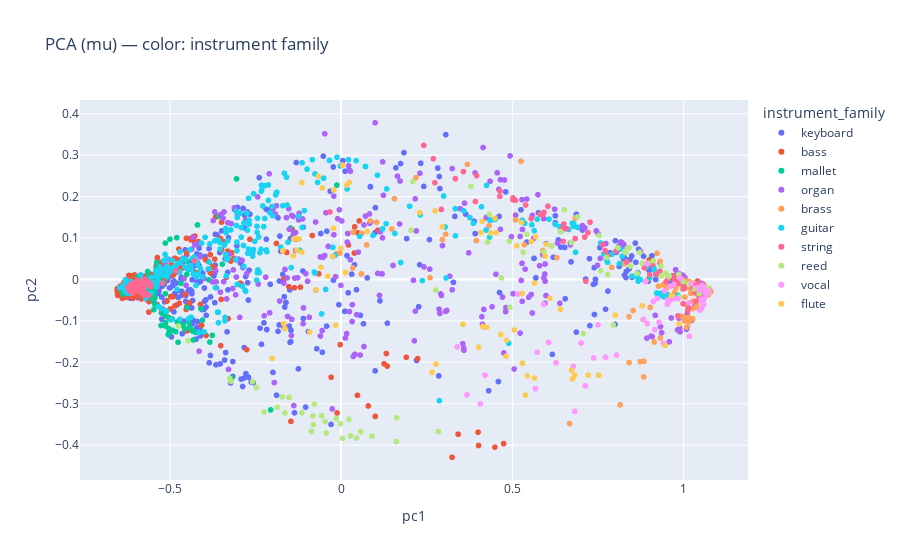
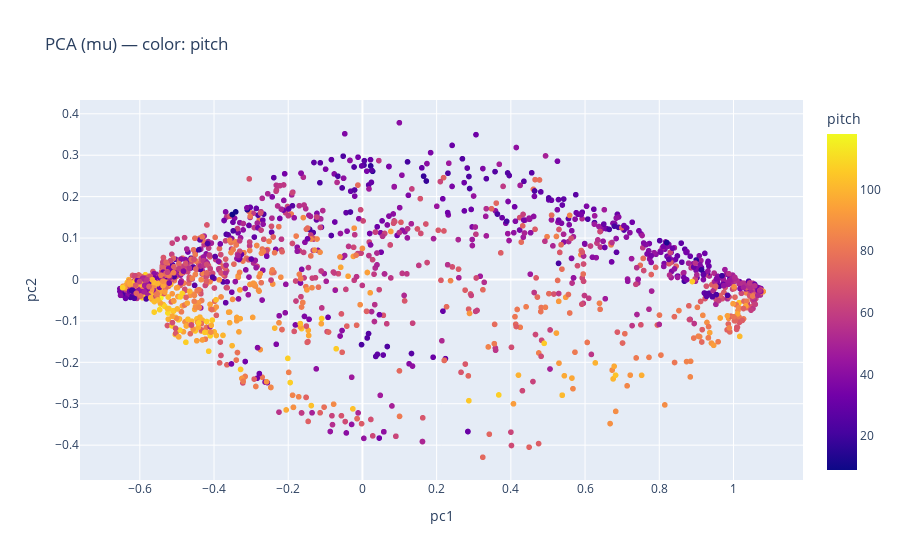

The cell these charts' notebook holds for them, in order:
### Code cell
import numpy as np
from sklearn.decomposition import PCA
import plotly.express as px

# --- Instrument family mapping (NSynth) ---
FAMILY_NAMES = {
    0: "bass",
    1: "brass",
    2: "flute",
    3: "guitar",
    4: "keyboard",
    5: "mallet",
    6: "organ",
    7: "reed",
    8: "string",
    9: "synth_lead",
    10: "vocal",
}

family_names = np.vectorize(FAMILY_NAMES.get)(family_all)

# --- PCA 2D ---
pca = PCA(n_components=2, random_state=SEED)
mu_pca = pca.fit_transform(mu_all)

print(
    "Explained variance ratio:",
    pca.explained_variance_ratio_,
    "| sum:",
    pca.explained_variance_ratio_.sum(),
)

# Data for plotly
data = {
    "pc1": mu_pca[:, 0],
    "pc2": mu_pca[:, 1],
    "pitch": pitch_all.astype(int),
    "instrument_family": family_names,  # <-- categórico
    "key": keys_all,
}

# --- Plot 1: color by instrument_family (categorical legend) ---
fig1 = px.scatter(
    data,
    x="pc1",
    y="pc2",
    color="instrument_family",
    hover_data=["pitch", "key"],
    title="PCA (mu) — color: instrument family",
)
fig1.show()

# --- Plot 2: color by pitch (continuous) ---
fig2 = px.scatter(
    data,
    x="pc1",
    y="pc2",
    color="pitch",
    hover_data=["instrument_family", "key"],
    title="PCA (mu) — color: pitch",
)
fig2.show()

### Figure 1 — Plotly figure (JSON) as saved in the notebook; plotly's stock layout.template omitted (floating-point values rounded to 4 significant figures; data arrays with more than 128 entries replaced by an {"elided": "..."} marker saying what was removed)
{"data": [{"customdata": {"elided": "372x2 mixed values"}, "hovertemplate": "instrument_family=keyboard<br>pc1=%{x}<br>pc2=%{y}<br>pitch=%{customdata[0]}<br>key=%{customdata[1]}<extra></extra>", "legendgroup": "keyboard", "marker": {"color": "#636efa", "symbol": "circle"}, "mode": "markers", "name": "keyboard", "showlegend": true, "type": "scattergl", "x": {"elided": "372 float values"}, "xaxis": "x", "y": {"elided": "372 float values"}, "yaxis": "y"}, {"customdata": {"elided": "447x2 mixed values"}, "hovertemplate": "instrument_family=bass<br>pc1=%{x}<br>pc2=%{y}<br>pitch=%{customdata[0]}<br>key=%{customdata[1]}<extra></extra>", "legendgroup": "bass", "marker": {"color": "#EF553B", "symbol": "circle"}, "mode": "markers", "name": "bass", "showlegend": true, "type": "scattergl", "x": {"elided": "447 float values"}, "xaxis": "x", "y": {"elided": "447 float values"}, "yaxis": "y"}, {"customdata": {"elided": "104x2 mixed values"}, "hovertemplate": "instrument_family=mallet<br>pc1=%{x}<br>pc2=%{y}<br>pitch=%{customdata[0]}<br>key=%{customdata[1]}<extra></extra>", "legendgroup": "mallet", "marker": {"color": "#00cc96", "symbol": "circle"}, "mode": "markers", "name": "mallet", "showlegend": true, "type": "scattergl", "x": [-0.6363, -0.5174, -0.4758, -0.5016, -0.4825, -0.5432, -0.5925, -0.5443, -0.476, -0.6305, -0.5514, -0.4931, -0.3829, -0.5255, -0.409, -0.5315, -0.5889, -0.3463, -0.6264, -0.4344, -0.5437, -0.4191, -0.6039, -0.5871, -0.5394, -0.3569, -0.559, -0.6216, -0.4678, -0.5777, -0.5764, -0.5614, -0.5541, -0.5529, -0.513, -0.5121, -0.4291, -0.4341, -0.6283, -0.6392, -0.588, -0.4465, -0.4442, -0.4782, -0.6325, -0.5645, -0.6377, -0.5243, -0.6238, -0.5801, -0.6359, -0.386, -0.4563, -0.6119, -0.5465, -0.5641, -0.5381, -0.5735, -0.5907, -0.4502, -0.4611, -0.4995, -0.4046, -0.637, -0.5991, -0.4922, -0.5839, -0.3758, -0.5127, -0.3196, -0.5567, -0.449, -0.6187, -0.4422, -0.305, -0.5566, -0.5045, -0.2056, -0.6135, -0.6055, -0.501, -0.599, -0.5627, -0.5921, -0.01223, -0.5124, -0.4794, -0.6082, -0.5468, -0.4607, -0.5037, -0.564, -0.4589, -0.4313, -0.5032, -0.5046, -0.5533, -0.6191, -0.4249, -0.6276, -0.4497, -0.622, -0.5127, -0.1478], "xaxis": "x", "y": [-0.02571, -0.006483, -0.1516, -0.1281, -0.1262, -0.04402, 0.006408, -0.03111, -0.1036, -0.03205, -0.0488, -0.09537, -0.1511, -0.1111, -0.07081, -0.00162, -0.01321, 0.03706, -0.01719, -0.1243, -0.06003, 0.1316, -0.01527, -0.02, 0.02718, 0.1531, -0.008007, -0.02832, -0.009306, -0.02724, -0.005048, -0.03038, -0.04021, 0.00324, -0.1123, -0.1043, 0.01405, -0.1218, -0.0186, -0.02921, -0.02076, 0.02386, -0.1037, -0.1024, -0.02884, 0.01916, -0.0215, -0.08092, -0.02299, -0.0341, -0.03557, -0.0009143, -0.1198, -0.02362, -0.0729, -0.03163, 0.04119, -0.02202, -0.01708, 0.01209, -0.1101, 0.09744, -0.09807, -0.02591, -0.01467, -0.1222, -0.02178, -0.1348, -0.03449, -0.2372, 0.005573, 0.04461, -0.0281, -0.1151, 0.2429, -0.03202, -0.1328, -0.3149, -0.01941, -0.01304, -0.09353, -0.01095, 0.00691, 0.003074, 0.2278, -0.08869, 0.1009, -0.0216, -0.01911, -0.1098, -0.1179, -0.02484, 0.00285, -0.146, -0.1303, 0.01608, -0.03506, -0.02625, -0.1277, -0.0278, -0.06749, -0.02621, 0.08785, 0.1241], "yaxis": "y"}, {"customdata": {"elided": "257x2 mixed values"}, "hovertemplate": "instrument_family=organ<br>pc1=%{x}<br>pc2=%{y}<br>pitch=%{customdata[0]}<br>key=%{customdata[1]}<extra></extra>", "legendgroup": "organ", "marker": {"color": "#ab63fa", "symbol": "circle"}, "mode": "markers", "name": "organ", "showlegend": true, "type": "scattergl", "x": {"elided": "257 float values"}, "xaxis": "x", "y": {"elided": "257 float values"}, "yaxis": "y"}, {"customdata": {"elided": "130x2 mixed values"}, "hovertemplate": "instrument_family=brass<br>pc1=%{x}<br>pc2=%{y}<br>pitch=%{customdata[0]}<br>key=%{customdata[1]}<extra></extra>", "legendgroup": "brass", "marker": {"color": "#FFA15A", "symbol": "circle"}, "mode": "markers", "name": "brass", "showlegend": true, "type": "scattergl", "x": {"elided": "130 float values"}, "xaxis": "x", "y": {"elided": "130 float values"}, "yaxis": "y"}, {"customdata": {"elided": "325x2 mixed values"}, "hovertemplate": "instrument_family=guitar<br>pc1=%{x}<br>pc2=%{y}<br>pitch=%{customdata[0]}<br>key=%{customdata[1]}<extra></extra>", "legendgroup": "guitar", "marker": {"color": "#19d3f3", "symbol": "circle"}, "mode": "markers", "name": "guitar", "showlegend": true, "type": "scattergl", "x": {"elided": "325 float values"}, "xaxis": "x", "y": {"elided": "325 float values"}, "yaxis": "y"}, {"customdata": {"elided": "130x2 mixed values"}, "hovertemplate": "instrument_family=string<br>pc1=%{x}<br>pc2=%{y}<br>pitch=%{customdata[0]}<br>key=%{customdata[1]}<extra></extra>", "legendgroup": "string", "marker": {"color": "#FF6692", "symbol": "circle"}, "mode": "markers", "name": "string", "showlegend": true, "type": "scattergl", "x": {"elided": "130 float values"}, "xaxis": "x", "y": {"elided": "130 float values"}, "yaxis": "y"}, {"customdata": {"elided": "106x2 mixed values"}, "hovertemplate": "instrument_family=reed<br>pc1=%{x}<br>pc2=%{y}<br>pitch=%{customdata[0]}<br>key=%{customdata[1]}<extra></extra>", "legendgroup": "reed", "marker": {"color": "#B6E880", "symbol": "circle"}, "mode": "markers", "name": "reed", "showlegend": true, "type": "scattergl", "x": [0.8319, 0.0576, 1.052, -0.08676, 1.046, -0.4466, 1.073, 0.8455, 1.063, 0.9351, 0.8647, -0.186, -0.0464, 0.02271, 0.999, 1.034, -0.0822, 0.8083, 0.7751, 1.055, 1.069, 0.5421, 0.7784, 1.073, 1.067, 0.6905, 0.3791, 1.06, 1.042, 0.0576, 0.0576, 0.795, -0.1641, 0.2044, -0.114, 0.9861, -0.1717, 0.9479, -0.002295, 1.072, -0.1861, -0.07766, 0.9122, 1.072, 0.8814, 0.1618, 0.2768, 0.003823, 0.7073, 0.8791, 0.4281, 0.02776, 0.6403, -0.04336, 0.8723, 1.055, 1.015, 0.8407, 0.5927, -0.1641, 0.5319, 0.8723, 1.071, 1.072, 0.1618, 0.2843, 0.9881, 1.072, 0.21, 0.468, -0.2468, 1.069, 0.9578, 0.7537, 0.4329, 0.09014, 0.7581, 0.6403, 0.4918, -0.4746, -0.3251, -0.1518, 1.072, 0.6147, -0.01442, 0.6726, 0.8971, 0.2842, -0.08066, -0.2468, -0.05666, 0.1625, 0.9339, -0.2249, -0.1518, 0.6519, -0.2583, 0.09014, 0.8297, 0.4931, -0.01442, -0.3214, 0.04532, 0.836, -0.2468, 1.071], "xaxis": "x", "y": [0.06515, -0.3677, -0.06462, -0.367, -0.03392, -0.148, -0.02802, 0.03214, -0.01988, 0.008498, 0.01493, -0.3087, -0.3431, -0.3379, -0.004721, -0.02238, -0.3289, 0.07675, 0.05327, -0.01998, -0.02011, 0.1091, 0.01199, -0.02613, -0.03551, 0.1508, 0.2248, -0.02127, -0.02172, -0.3677, -0.3677, -0.1099, -0.3222, 0.1188, -0.3218, 0.01216, -0.2833, 0.01543, -0.3482, -0.02725, -0.3087, -0.301, 0.04563, -0.02443, -0.09681, -0.3913, -0.02571, -0.3836, -0.131, 0.03929, 0.09018, -0.3776, 0.1157, -0.3705, 0.06536, -0.05346, -0.01045, 0.07651, 0.06581, -0.3222, 0.06527, 0.06536, -0.0312, -0.02732, -0.3913, -0.3671, -0.04224, -0.02859, 0.2363, 0.003807, -0.2606, -0.02578, 0.007577, 0.1061, 0.1571, -0.3786, 0.02156, 0.1158, 0.09228, -0.1123, -0.239, -0.2846, -0.03176, 0.08085, -0.336, 0.0892, 0.03949, -0.3671, -0.3505, -0.2607, -0.329, -0.3339, 0.0322, -0.3203, -0.2846, 0.1683, -0.247, -0.3786, 0.06545, -0.06723, -0.336, -0.2461, -0.3829, 0.07551, -0.2606, -0.02667], "yaxis": "y"}, {"customdata": [[104, "vocal_synthetic_003-104-100"], [83, "vocal_synthetic_003-083-100"], [35, "vocal_synthetic_003-035-100"], [57, "vocal_acoustic_000-057-075"], [39, "vocal_synthetic_003-039-050"], [59, "vocal_synthetic_003-059-127"], [45, "vocal_synthetic_003-045-127"], [57, "vocal_synthetic_003-057-050"], [54, "vocal_acoustic_000-054-050"], [58, "vocal_synthetic_003-058-075"], [65, "vocal_synthetic_003-065-025"], [68, "vocal_synthetic_003-068-050"], [72, "vocal_synthetic_003-072-075"], [86, "vocal_synthetic_003-086-100"], [89, "vocal_synthetic_003-089-100"], [41, "vocal_synthetic_003-041-100"], [24, "vocal_synthetic_003-024-127"], [61, "vocal_synthetic_003-061-100"], [71, "vocal_synthetic_003-071-025"], [99, "vocal_synthetic_003-099-075"], [38, "vocal_synthetic_003-038-025"], [88, "vocal_synthetic_003-088-100"], [75, "vocal_synthetic_003-075-050"], [50, "vocal_acoustic_000-050-075"], [107, "vocal_synthetic_003-107-075"], [37, "vocal_synthetic_003-037-100"], [82, "vocal_synthetic_003-082-100"], [49, "vocal_synthetic_003-049-025"], [99, "vocal_synthetic_003-099-050"], [86, "vocal_synthetic_003-086-127"], [24, "vocal_synthetic_003-024-100"], [85, "vocal_synthetic_003-085-025"], [91, "vocal_synthetic_003-091-100"], [63, "vocal_synthetic_003-063-075"], [39, "vocal_synthetic_003-039-075"], [82, "vocal_synthetic_003-082-050"], [60, "vocal_synthetic_003-060-127"], [67, "vocal_synthetic_003-067-050"], [37, "vocal_synthetic_003-037-127"], [82, "vocal_synthetic_003-082-127"], [52, "vocal_acoustic_000-052-100"], [42, "vocal_synthetic_003-042-075"], [97, "vocal_synthetic_003-097-025"], [54, "vocal_synthetic_003-054-050"], [51, "vocal_synthetic_003-051-025"], [68, "vocal_acoustic_000-068-100"], [66, "vocal_acoustic_000-066-025"], [53, "vocal_acoustic_000-053-050"], [101, "vocal_synthetic_003-101-127"], [81, "vocal_synthetic_003-081-100"], [29, "vocal_synthetic_003-029-075"], [93, "vocal_synthetic_003-093-050"], [106, "vocal_synthetic_003-106-050"], [60, "vocal_acoustic_000-060-127"], [52, "vocal_synthetic_003-052-050"], [61, "vocal_synthetic_003-061-127"], [68, "vocal_acoustic_000-068-050"], [51, "vocal_synthetic_003-051-100"]], "hovertemplate": "instrument_family=vocal<br>pc1=%{x}<br>pc2=%{y}<br>pitch=%{customdata[0]}<br>key=%{customdata[1]}<extra></extra>", "legendgroup": "vocal", "marker": {"color": "#FF97FF", "symbol": "circle"}, "mode": "markers", "name": "vocal", "showlegend": true, "type": "scattergl", "x": [1.015, 0.7724, 1.056, 0.8941, 1.023, 1.06, 1.073, 1.053, 0.8831, 1.064, 0.9539, 0.9236, 0.9158, 0.5674, 0.9286, 1.071, 0.9904, 1.056, 0.9114, 0.6277, 0.8927, 0.6826, 0.701, 0.9527, 0.3675, 1.067, 0.7378, 1.042, 0.4206, 0.7134, 0.9619, 0.3392, 0.9407, 1.051, 1.055, 0.5728, 1.047, 0.9701, 1.073, 0.8046, 0.9838, 1.063, 0.6785, 1.056, 1.048, 0.7505, 0.5913, 0.9451, 1.017, 0.6059, 0.9722, 0.4071, 0.8891, 0.9604, 1.065, 1.059, 0.5159, 1.066], "xaxis": "x", "y": [-0.05595, -0.1881, -0.01512, -0.1064, -0.01015, -0.04646, -0.02822, -0.06997, -0.09646, -0.03895, -0.04921, -0.04605, -0.1211, -0.2637, -0.1038, -0.02851, 0.002698, -0.05601, -0.05308, -0.2014, 0.03798, -0.3184, -0.1534, -0.06004, -0.2787, -0.03642, -0.1894, -0.01843, -0.2309, -0.2568, -0.01637, -0.1629, -0.1536, -0.049, -0.01447, -0.1755, -0.07409, -0.04627, -0.02925, -0.1826, -0.04648, -0.03026, -0.2095, -0.04772, -0.02532, -0.1095, -0.0597, -0.02759, -0.1374, -0.152, -0.01206, -0.3002, -0.005046, -0.051, -0.02502, -0.05986, -0.03512, -0.03813], "yaxis": "y"}, {"customdata": {"elided": "71x2 mixed values"}, "hovertemplate": "instrument_family=flute<br>pc1=%{x}<br>pc2=%{y}<br>pitch=%{customdata[0]}<br>key=%{customdata[1]}<extra></extra>", "legendgroup": "flute", "marker": {"color": "#FECB52", "symbol": "circle"}, "mode": "markers", "name": "flute", "showlegend": true, "type": "scattergl", "x": [0.2773, -0.1318, -0.05855, 0.4829, 0.07655, -0.1147, 0.6731, 0.004205, 0.5686, 0.5297, -0.03864, -0.1641, -0.02124, -0.05473, 0.2957, 0.2297, 0.408, 0.565, 0.6757, -0.02441, 0.4494, 0.596, 0.5558, 0.4664, 0.5995, 0.9863, -0.01569, -0.1702, -0.1291, 0.5384, 0.6822, 0.4533, 0.01679, -0.139, 0.5133, 0.6406, -0.1674, -0.1223, -0.09136, 0.4142, -0.1673, 0.5058, -0.1384, -0.1143, -0.06621, -0.07289, 0.02417, -0.02223, 0.5271, 0.5646, 0.9644, 0.01334, 0.4252, 0.8006, 0.6099, 0.7218, 0.4816, 0.2748, 0.3563, 0.8798, -0.2011, 0.5442, -5.789e-05, 0.4123, 0.4017, 0.4368, 0.5384, 0.7525, 0.529, 0.9466, 0.2658], "xaxis": "x", "y": [-0.2043, 0.09929, 0.02937, -0.1468, 0.1159, 0.2335, -0.2189, 0.2762, 0.103, -0.2021, 0.007904, -0.1186, 0.216, 0.221, 0.1268, 0.1614, 0.1129, -0.008672, -0.24, 0.05572, 0.1482, 0.05654, 0.09168, -0.1329, 0.08517, -0.1076, -0.1104, 0.06916, 0.07096, -0.2794, -0.231, 0.1128, 0.228, 0.05685, 0.08114, -0.07202, -0.1066, 0.0977, -0.1269, -0.1134, -0.1066, -0.1219, 0.09773, 0.06578, 0.2493, -0.02508, 0.2344, 0.1238, 0.138, -0.2381, -0.03866, 0.01688, -0.1155, -0.08594, -0.04535, -0.231, -0.1855, 0.1655, -0.1084, -0.06357, -0.1905, -0.2325, 0.07504, 0.1406, -0.1638, 0.1122, -0.2794, -0.2314, -0.03396, -0.1589, -0.2241], "yaxis": "y"}], "layout": {"legend": {"title": {"text": "instrument_family"}, "tracegroupgap": 0}, "title": {"text": "PCA (mu) — color: instrument family"}, "xaxis": {"anchor": "y", "domain": [0, 1], "title": {"text": "pc1"}}, "yaxis": {"anchor": "x", "domain": [0, 1], "title": {"text": "pc2"}}}}

### Figure 2 — Plotly figure (JSON) as saved in the notebook; plotly's stock layout.template omitted (floating-point values rounded to 4 significant figures; data arrays with more than 128 entries replaced by an {"elided": "..."} marker saying what was removed)
{"data": [{"customdata": {"elided": "2000x2 str values"}, "hovertemplate": "pc1=%{x}<br>pc2=%{y}<br>instrument_family=%{customdata[0]}<br>key=%{customdata[1]}<br>pitch=%{marker.color}<extra></extra>", "legendgroup": "", "marker": {"color": {"elided": "2000 int values"}, "coloraxis": "coloraxis", "symbol": "circle"}, "mode": "markers", "name": "", "showlegend": false, "type": "scattergl", "x": {"elided": "2000 float values"}, "xaxis": "x", "y": {"elided": "2000 float values"}, "yaxis": "y"}], "layout": {"coloraxis": {"colorbar": {"title": {"text": "pitch"}}, "colorscale": [[0, "#0d0887"], [0.1111, "#46039f"], [0.2222, "#7201a8"], [0.3333, "#9c179e"], [0.4444, "#bd3786"], [0.5556, "#d8576b"], [0.6667, "#ed7953"], [0.7778, "#fb9f3a"], [0.8889, "#fdca26"], [1, "#f0f921"]]}, "legend": {"tracegroupgap": 0}, "title": {"text": "PCA (mu) — color: pitch"}, "xaxis": {"anchor": "y", "domain": [0, 1], "title": {"text": "pc1"}}, "yaxis": {"anchor": "x", "domain": [0, 1], "title": {"text": "pc2"}}}}
